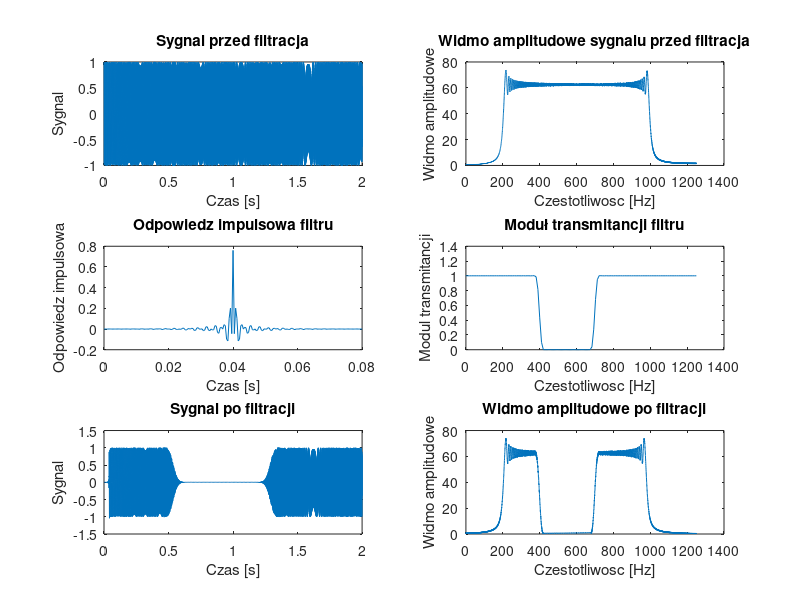

Write the MATLAB code that produced this figure.
clear all;
close all;

% Przebieg czasowy sygnalu (przed filtracja)

N = 5000;
fp = 2500;
t = 0:1/fp:(N-1)/fp;
x = chirp(t,200,(N-1)/fp,1000);
figure(1);
subplot(321);
plot(t,x);
title('Sygnal przed filtracja');
xlabel('Czas [s]');
ylabel('Sygnal');


% Widmo amplitudowe sygnalu (przed filtracja)

Nf = 2^nextpow2(N);
N21 = Nf/2+1;
f = linspace(0,fp/2,N21);
v = fft(x,Nf);
w = abs(v);
subplot(322);
plot(f,w(1:N21));
title('Widmo amplitudowe sygnalu przed filtracja');
xlabel('Czestotliwosc [Hz]');
ylabel('Widmo amplitudowe');

% Odpowiedź impulsowa filtru

M = 201;
fg = [400,700];
fgu = fg/(fp/2);
h = fir1(M-1,fgu,'stop');
th = 0:1/fp:(M-1)/fp;
subplot(323);
plot(th,h);
title('Odpowiedz impulsowa filtru');
xlabel('Czas [s]');
ylabel('Odpowiedz impulsowa');

% Moduł transmitancji filtru

Nfh = 2^nextpow2(M);
N21h = Nfh/2+1;
fh = linspace(0,fp/2,N21h);
vh = fft(h,Nfh);
wh = abs(vh);
subplot(324);
plot(fh,wh(1:N21h));
title('Moduł transmitancji filtru');
xlabel('Czestotliwosc [Hz]');
ylabel('Modul transmitancji');

% Przebieg czasowy (po filtracji)

y = filter(h,1,x);
subplot(325);
plot(t,y);
title('Sygnal po filtracji');
xlabel('Czas [s]');
ylabel('Sygnal');

% Widmo amplitudowe (po filtracji)

vy = fft(y,Nf);
wy = abs(vy);
subplot(326);
plot(f,wy(1:N21));
title('Widmo amplitudowe po filtracji');
xlabel('Czestotliwosc [Hz]');
ylabel('Widmo amplitudowe');